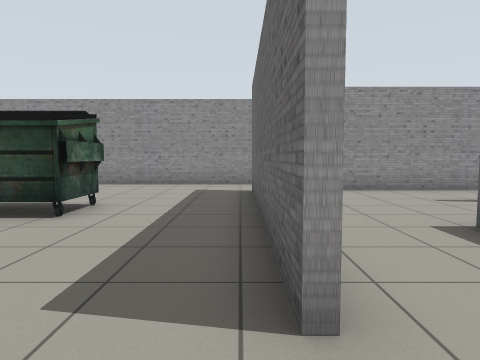
[1] (above)

23 first-person views from a walk through a Gazebo world. The camera is 0.94 m above the floor, tilts 4° down and sees 70° across. Floor lines are 1 m apart. The floor is counted in squares, 1 m on a side. Each view is taken from the middle of a square. On the plan, view 1 faces up. The plan holds only what a view shows up to about 12 squares ahead; the rest is blank.

[2]
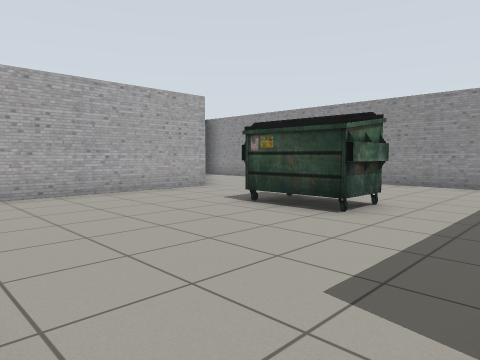

[3]
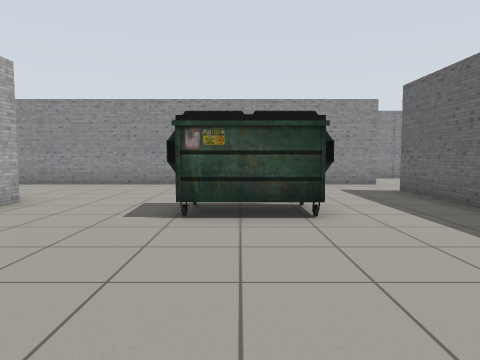

[4]
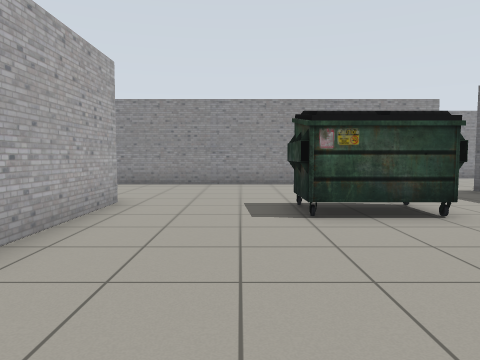

[5]
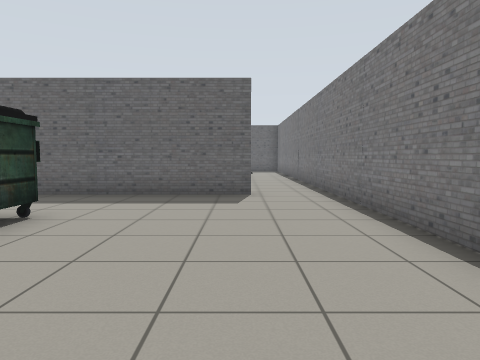

[6]
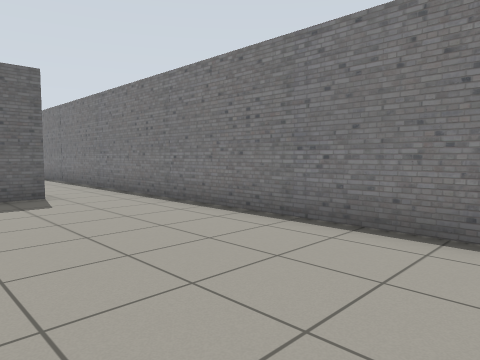

[7]
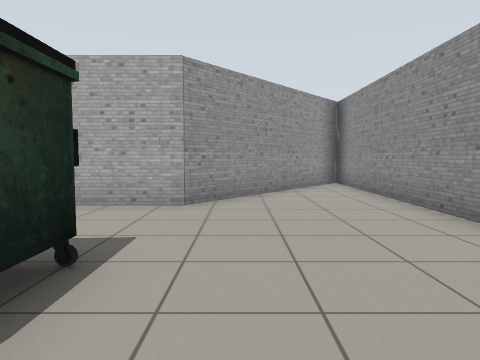

[8]
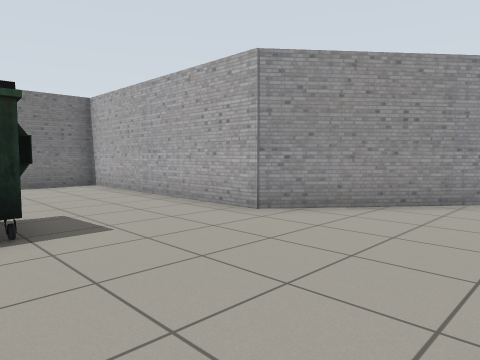

[9]
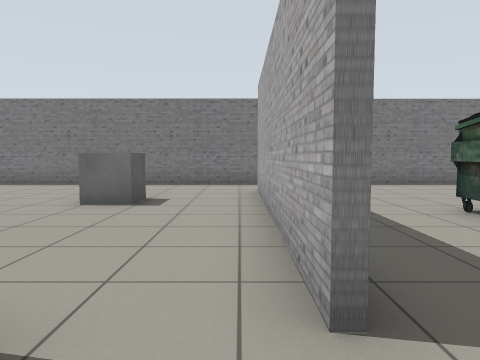

[10]
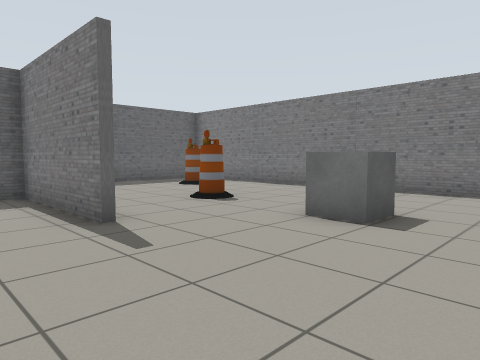

[11]
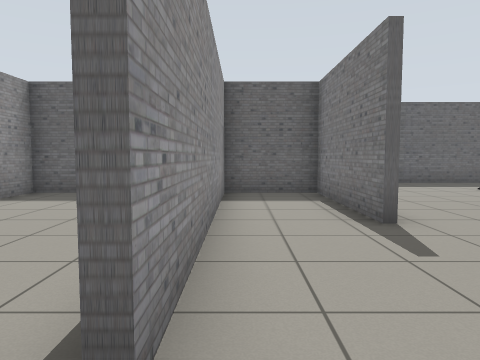

[12]
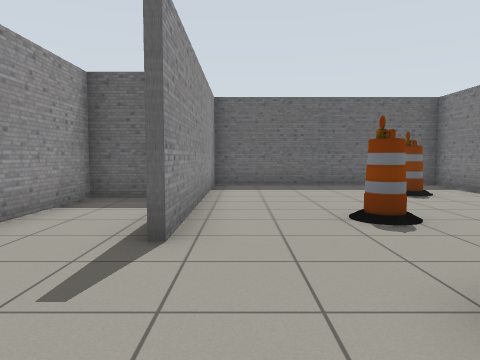

[13]
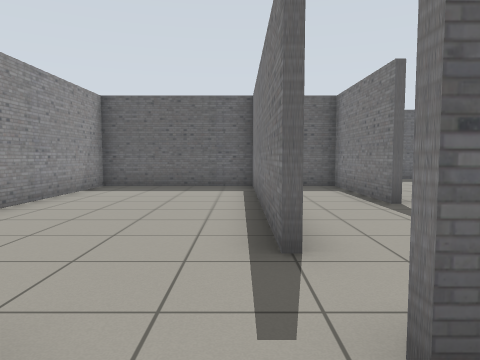

[14]
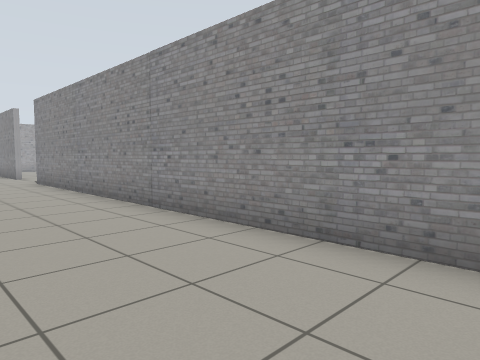

[15]
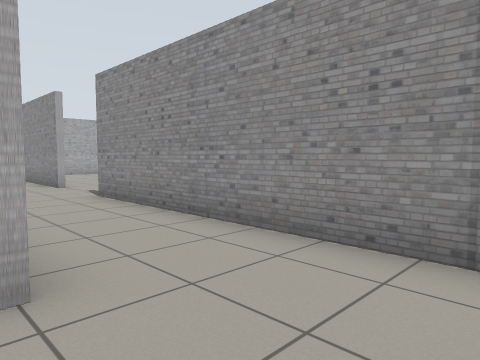

[16]
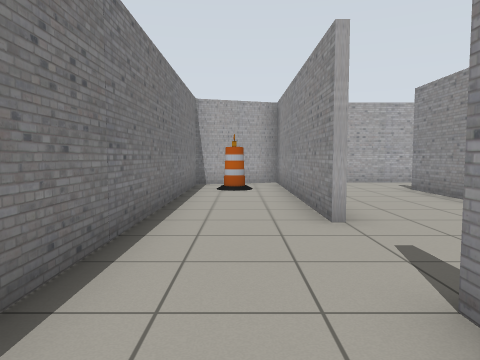

[17]
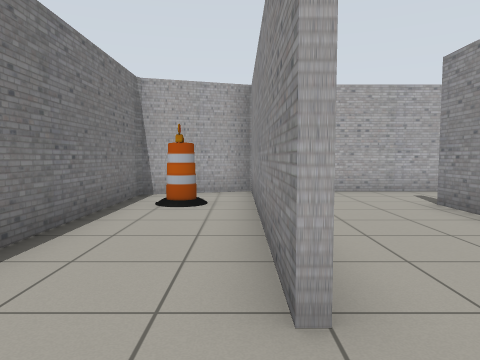

[18]
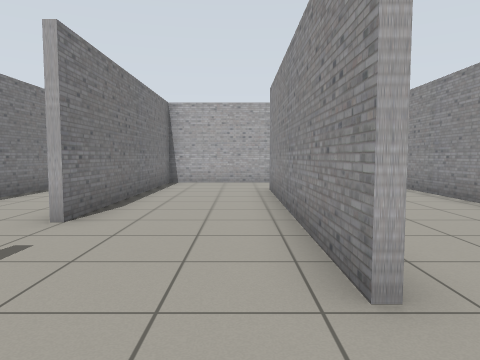

[19]
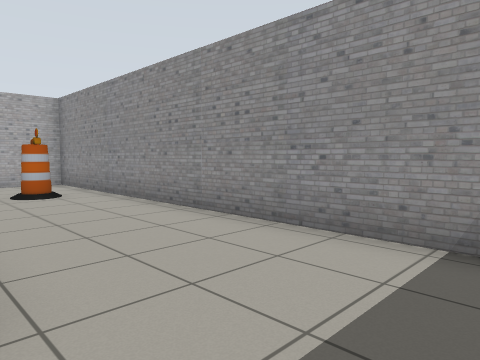

[20]
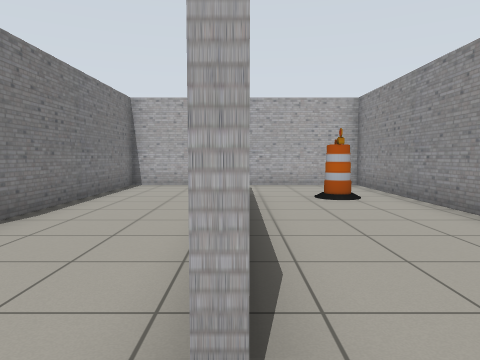

[21]
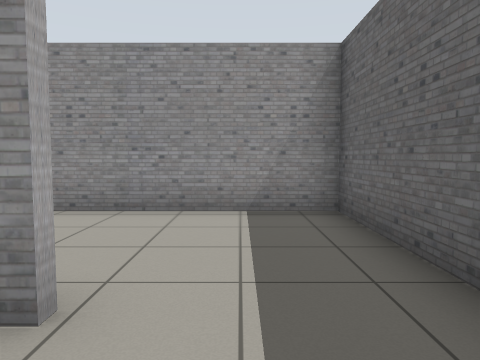

[22]
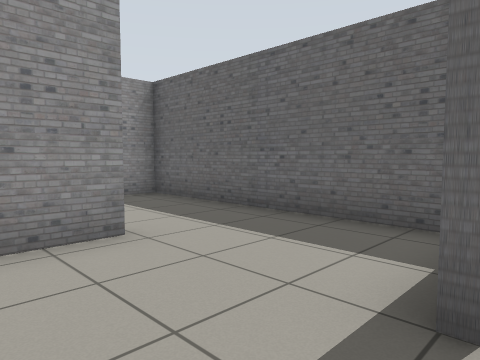

[23]
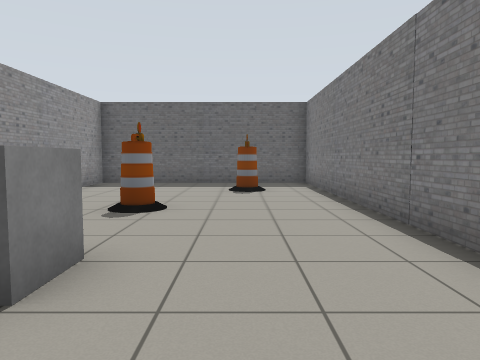

### Floor plan
Points are (right, up) in squares from view 1. A wall is a line through its corners. A room is listed if a view was taken in it or the views show most of it. See-through windows are left out.
Room 1 (views 1, 2, 3, 4, 5, 6, 7, 8, 13)
walls: (0.3, 1.6) (0.3, 9.3); (-0.4, 11.4) (-14, 11.4); (-14.3, 11.7) (-8.5, 6.9) (-8.5, -0.3) (0.5, -0.3)
ways out: opening at (0, 10.5) to room 2; opening at (0, 0.5) to room 3
objects: dumpster (-5, 5) to (-3, 6)
Room 2 (views 9, 10, 11, 14, 15, 16, 17, 22)
walls: (0.6, 11.4) (-0.4, 11.4); (2.2, 9.6) (9.5, 9.6); (-7.8, 14.3) (-14.9, 14.3); (9.7, 9.9) (9.7, 14.3) (-5.1, 14.3); (-14.3, 11.6) (-4.9, 11.6); (-15.2, 14.4) (-14.3, 11.7)
ways out: opening at (0, 10.5) to room 1; opening at (1.5, 9.5) to room 3; opening at (-6.5, 15) to room 4
objects: barrel (-13, 13)
Room 3 (views 12, 23)
walls: (5.6, 7) (9.7, 7) (9.7, 9.9); (9.8, 9.4) (2.2, 9.4); (0.5, -0.3) (13, -0.3) (13, 6.8) (5.6, 6.8); (0.5, 9.3) (0.5, 1.9)
ways out: opening at (0, 0.5) to room 1; opening at (1.5, 9.5) to room 2
objects: other object (3, 4) to (4, 4); barrel (7, 4); barrel (10, 2)
Room 4 (views 18, 19, 20, 21)
walls: (-5, 17.8) (-12.6, 17.8); (-2.3, 15.1) (-2.3, 21.8) (-15.1, 21.8) (-15.1, 14.5) (-7.8, 14.5)
ways out: opening at (-6.5, 15) to room 2
objects: barrel (-12, 20)

Positions as (right, up) in squares from view 1, and headings:
1: (0, 0), facing up
2: (0, 0), facing up-left
3: (-4, 0), facing up
4: (-6, 0), facing up
5: (-8, 2), facing right
6: (-8, 4), facing down-right
7: (-2, 8), facing left
8: (-4, 11), facing down-left
9: (1, 11), facing down
10: (1, 9), facing down-right
11: (1, 9), facing right
12: (2, 6), facing right
13: (-1, 10), facing right
14: (8, 11), facing up-left
15: (3, 11), facing up-left
16: (-3, 13), facing left
17: (-6, 14), facing left
18: (-3, 17), facing left
19: (-3, 18), facing up-left
20: (-4, 18), facing left
21: (-4, 16), facing up
22: (-7, 14), facing up-right
23: (1, 2), facing right
